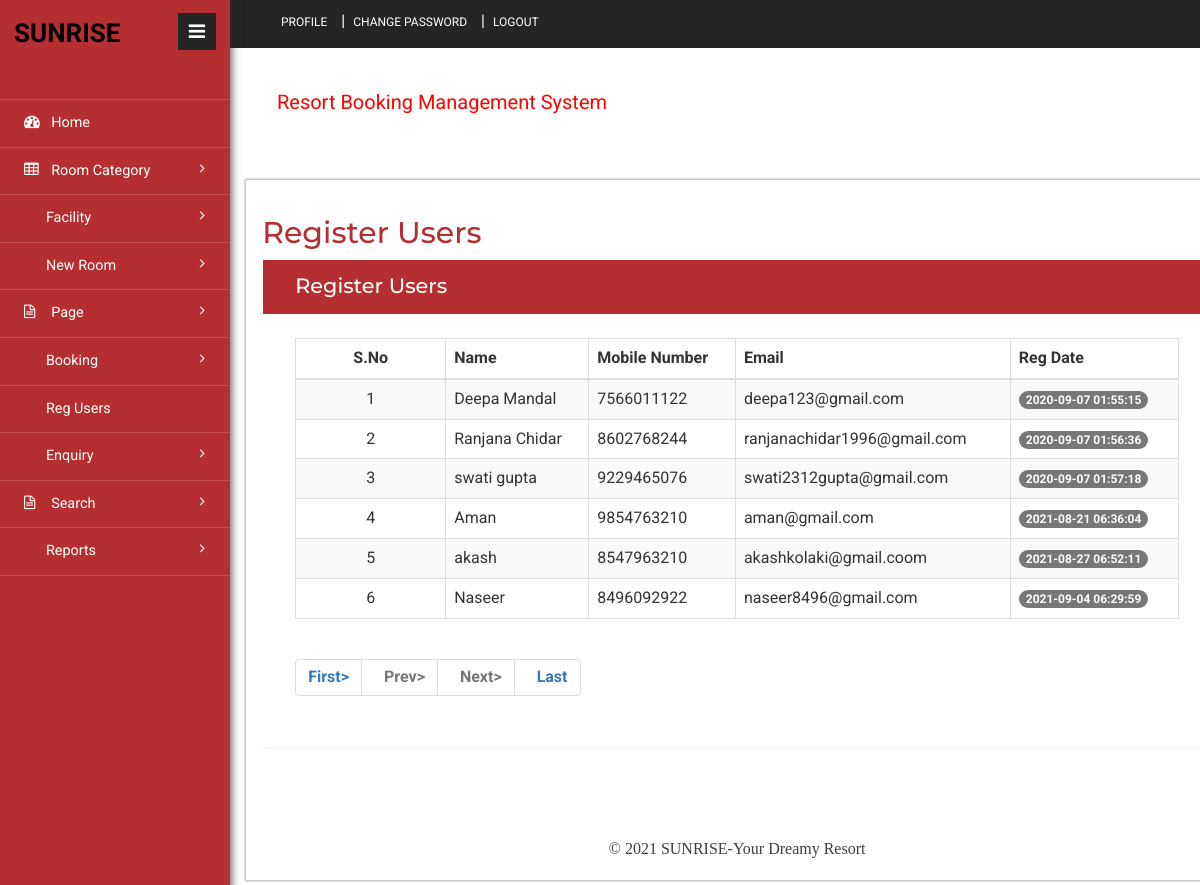
The app's page /admin/reg-users.php (signed in) with its own data.
### tables this page shows
CREATE TABLE `tbluser` (
  `ID` int(10) NOT NULL,
  `FullName` varchar(200) DEFAULT NULL,
  `MobileNumber` bigint(10) DEFAULT NULL,
  `Email` varchar(120) DEFAULT NULL,
  `Password` varchar(120) DEFAULT NULL,
  `RegDate` timestamp NULL DEFAULT current_timestamp()
);

### admin/reg-users.php (the view, shortened to what this page needs)
<?php
include('includes/dbconnection.php');
if (strlen($_SESSION['hbmsaid']==0)) {
  header('location:logout.php');
  } else{
?>
<!DOCTYPE HTML>
<html>
<head>
<link href="css/bootstrap.min.css" rel='stylesheet' type='text/css' />
<link href="css/style.css" rel='stylesheet' type='text/css' />
<link href="css/font-awesome.css" rel="stylesheet">
<link rel="stylesheet" href="css/icon-font.min.css" type='text/css' />
</head>
<body>
   <div class="page-container">
	<div class="left-content">
	   <div class="inner-content">
			<?php include_once('includes/header.php');?>
			<div class="content">
<div class="women_main">
	<div class="grids">
					<div class="progressbar-heading grids-heading">
						<h2>Register Users</h2>
					</div>
					<div class="panel panel-widget forms-panel">
						<div class="forms">
							<div class="form-grids widget-shadow" data-example-id="basic-forms">
								<div class="form-title">
									<h4>Register Users </h4>
								</div>
								<div class="form-body">
									     <table class="table table-bordered table-striped table-vcenter js-dataTable-full-pagination">
                                <thead>
                                    <tr>
                                        <th class="text-center">S.No</th>
                                        <th>Name</th>
                                        <th class="d-none d-sm-table-cell">Mobile Number</th>
                                        <th class="d-none d-sm-table-cell">Email</th>
                                        <th class="d-none d-sm-table-cell">Reg Date</th>
                                       </tr>
                                </thead>
                                <tbody>
                                    <?php
                                    if (isset($_GET['pageno'])) {
            $pageno = $_GET['pageno'];
        } else {
            $pageno = 1;
        }
        $no_of_records_per_page = 10;
        $offset = ($pageno-1) * $no_of_records_per_page;
       $ret = "SELECT ID FROM tbluser";
$query1 = $dbh -> prepare($ret);
$query1->execute();
$total_rows=$query1->rowCount();
$total_pages = ceil($total_rows / $no_of_records_per_page);
$sql="SELECT * from tbluser LIMIT $offset, $no_of_records_per_page";
$query = $dbh -> prepare($sql);
$query->execute();
$results=$query->fetchAll(PDO::FETCH_OBJ);
$cnt=1;
if($query->rowCount() > 0)
{
foreach($results as $row)
{               ?>
                                    <tr>
                                        <td class="text-center"><?php echo htmlentities($cnt);?></td>
                                        <td class="font-w600"><?php  echo htmlentities($row->FullName);?></td>
                                        <td class="d-none d-sm-table-cell"><?php  echo htmlentities($row->MobileNumber);?></td>
                                        <td class="d-none d-sm-table-cell"><?php  echo htmlentities($row->Email);?></td>
                                        <td class="d-none d-sm-table-cell">
                                            <span class="badge badge-primary"><?php  echo htmlentities($row->RegDate);?></span>
                                        </td>
                                    </tr>
                                    <?php $cnt=$cnt+1;}} ?>
                                </tbody>
                            </table>
<div align="left">
    <ul class="pagination" >
        <li><a href="?pageno=1"><strong>First></strong></a></li>
        <li class="<?php if($pageno <= 1){ echo 'disabled'; } ?>">
            <a href="<?php if($pageno <= 1){ echo '#'; } else { echo "?pageno=".($pageno - 1); } ?>"><strong style="padding-left: 10px">Prev></strong></a>
        </li>
        <li class="<?php if($pageno >= $total_pages){ echo 'disabled'; } ?>">
            <a href="<?php if($pageno >= $total_pages){ echo '#'; } else { echo "?pageno=".($pageno + 1); } ?>"><strong style="padding-left: 10px">Next></strong></a>
        </li>
        <li><a href="?pageno=<?php echo $total_pages; ?>"><strong style="padding-left: 10px">Last</strong></a></li>
    </ul>
</div>
								</div>
							</div>
						</div>
					</div>
				</div>
<?php include_once('includes/footer.php');?>
</div>
</div>
		</div>
</div>
			<?php include_once('includes/sidebar.php');?>
							</div>
</body>
</html><?php }  ?>

### records on screen
tbluser: FullName "Deepa Mandal", MobileNumber "7566011122", Email "deepa123@gmail.com", RegDate "2020-09-07 01:55:15"
tbluser: FullName "Ranjana Chidar", MobileNumber "8602768244", Email "ranjanachidar1996@gmail.com", RegDate "2020-09-07 01:56:36"
tbluser: FullName "swati gupta", MobileNumber "9229465076", Email "swati2312gupta@gmail.com", RegDate "2020-09-07 01:57:18"
tbluser: FullName "Aman", MobileNumber "9854763210", Email "aman@gmail.com", RegDate "2021-08-21 06:36:04"
tbluser: FullName "akash", MobileNumber "8547963210", Email "akashkolaki@gmail.coom", RegDate "2021-08-27 06:52:11"
tbluser: FullName "Naseer", MobileNumber "8496092922", Email "naseer8496@gmail.com", RegDate "2021-09-04 06:29:59"
